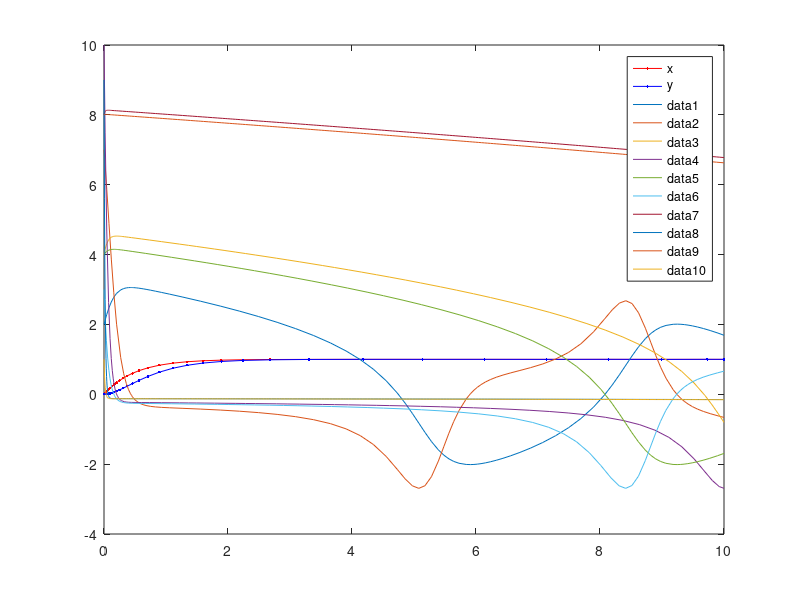

MATLAB code to generate this figure:
%In class 21

% 1. Consider the system we discussed in class for a gene which is produced
% and degraded: dx/dt = k - d*x. Now consider that this gene turns on a
% second gene y, which also degrades so that its equation is 
% dy/dt = k2*x - d2*y. Choose some values for k,d,k2, and d2 and run a
% numerical simulation of this system for the case where both genes start
% out off ( x(0) = 0 and y(0) = 0). Plot the value of x and y in time and 
% explain your results. 

k = 2;
d = 2;
k2 = 3; 
d2 = 3;

rhs = @(t,x) [2-2*x(1); 3*x(1) - 3*x(2)];
sol = ode23(rhs, [0 10], [0, 0]);
plot(sol.x, sol.y(1, :), 'r.-'); hold on;
plot(sol.x, sol.y(2, :), 'b.-');
legend({'x', 'y'});

% Both curves begin to approach 1 asymptotically. At about t = 3, x is
% mostly degraded.

% 2. Consider the following model: 
% dx/dt = y
% dy/dt = (1-x^2)*y - x
% write code that simulates this system for several different starting
% values of x and y. Plot the results and comment on them. 

rhs2 = @(t,x) [x(2); (1-x(1)^2)*x(2) - x(1)];
for ii = 1:5
    xx = randi(10);
    yy = randi(10);
    sol = ode23(rhs2, [0 10], [xx, yy]);
    plot(sol.x, sol.y(1,:)); hold on;
    plot(sol.x, sol.y(2,:));
    disp(xx);
    disp(yy);
end

% In the cases where x > y, dy/dt would asymptotically approach 0. In the
% cases where y > x, the curves appear to fluctuate. 